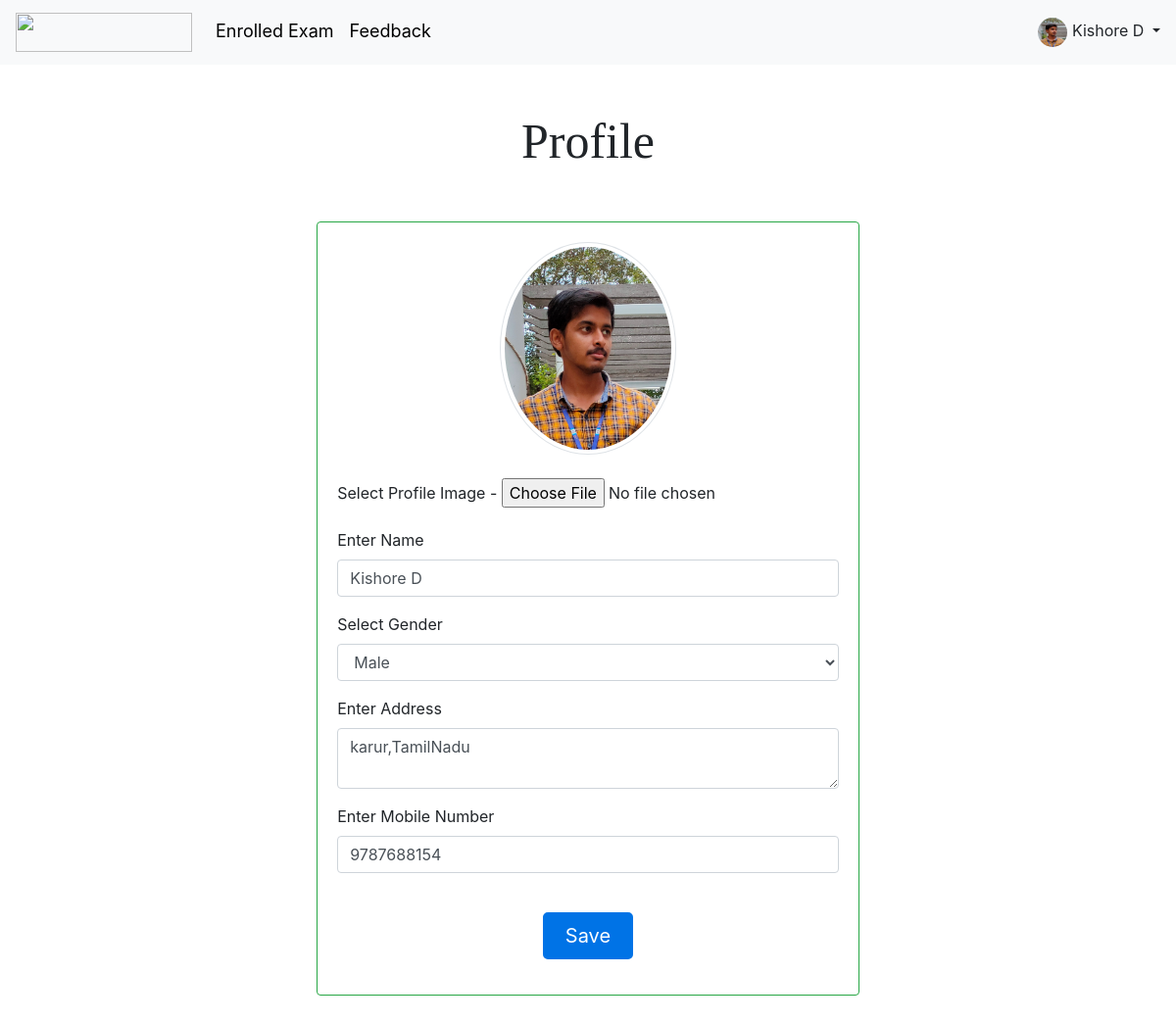
Page /student/profile.php (signed in) on the committed database.
### tables this page shows
CREATE TABLE IF NOT EXISTS `user_table` (
  `user_id` int NOT NULL AUTO_INCREMENT,
  `user_email_address` varchar(250) NOT NULL,
  `user_password` varchar(150) NOT NULL,
  `user_verfication_code` varchar(100) NOT NULL,
  `user_name` varchar(150) NOT NULL,
  `user_gender` enum('Male','Female') NOT NULL,
  `user_dob` varchar(20) NOT NULL,
  `user_year` varchar(50) NOT NULL,
  `user_course` varchar(50) NOT NULL,
  `user_address` text NOT NULL,
  `user_mobile_no` varchar(30) NOT NULL,
  `user_image` varchar(150) NOT NULL,
  `user_created_on` datetime NOT NULL,
  `user_email_verified` enum('no','yes') NOT NULL,
  PRIMARY KEY (`user_id`)
);

### master/Examination.php (called while the page is built, shortened)
<?php
class Examination
{
	var $connect;
	var $query;
	var $data;
	var $statement;
	function __construct()
	{
		$this->host = 'localhost';
		$this->username = 'root';
		$this->password = '';
		$this->database = 'online_examination';
		$this->connect = new PDO("mysql:host=$this->host; dbname=$this->database", "$this->username", "$this->password");
	}
	function execute_query()
	{
		$this->statement = $this->connect->prepare($this->query);
		$this->statement->execute($this->data);
	}
	function query_result()
	{
		$this->execute_query();
		return $this->statement->fetchAll();
	}
}
?>

### student/profile.php (the view, shortened to what this page needs)
<?php
include('../master/Examination.php');
$exam = new Examination;
$exam->user_session_private();
include('../include/user_header.php');
$exam->query = "
	SELECT * FROM user_table
	WHERE user_id = '".$_SESSION['user_id']."'
";
$result = $exam->query_result();
?>
<br><br>
	<div class="containter">
	<h1 style="align-content: center;font-size:50px;font-family:cursive;" align="center">Profile</h1><br>
		<div class="d-flex justify-content-center">
			<br />
			<div class="card border border-success" style="margin-top:20px;margin-bottom: 100px;">
        		<div class="card-body">
        			<form method="post" id="profile_form">
        				<?php
        				foreach($result as $row)
        				{
        				?>
						<div class="form-group">
							<center><img src="../upload/<?php echo $row["user_image"]; ?>" class="img-thumbnail"  width="180" style="border-radius: 100%;" /><br><br></center>
							<label>Select Profile Image - </label>
							<input type="file" name="user_image" id="user_image" accept="image/*" />
					    </div>
					    <div class="form-group">
					        <label>Enter Name</label>
					        <input type="text" name="user_name" id="user_name" class="form-control" value="<?php echo $row["user_name"]; ?>" />
					    </div>
					    <div class="form-group">
					        <label>Select Gender</label>
					        <select name="user_gender" id="user_gender" class="form-control">
					          	<option value="Male">Male</option>
					        </select>
					    </div>
					    <div class="form-group">
					        <label>Enter Address</label>
					        <textarea name="user_address" id="user_address" class="form-control"><?php echo $row["user_address"]; ?></textarea>
					    </div>
					    <div class="form-group">
					        <label>Enter Mobile Number</label>
					        <input type="text" name="user_mobile_no" id="user_mobile_no" class="form-control" value="<?php echo $row["user_mobile_no"]; ?>" />
					    </div>
					    <br />
					    <div class="form-group" align="center">
					        <input type="submit" name="user_profile" id="user_profile" class="btn blue" value="Save" />
					    </div>
					    <?php
						}
					    ?>
          			</form>
        		</div>
      		</div>
      		<br /><br />
      		<br /><br />
		</div>
	</div>
</body>
</html>

### include/user_header.php (shortened to what this page needs)
<!DOCTYPE html>
<html lang="en">
<head>
  <link rel="stylesheet" href="../style1/bootstrap.min.css">
  <link rel="stylesheet" href="../style1/dataTables.bootstrap4.min.css">
  <link rel="stylesheet" href="../style/style.css" />
  <link rel="stylesheet" href="../style/TimeCircles.css" />
  <link href="../style/button.css" rel="stylesheet" type="text/css">
</head>
<body>
  <?php
  if (isset($_SESSION['user_id'])) {
  ?>
    <nav class="navbar navbar-expand-lg navbar-light bg-light">
      <a class="navbar-brand" href="index.php">
        <img src="https://www.bitsathy.ac.in/assets/images/headlogo.svg" width="180" height="40" alt="">
      </a>
      <div class="collapse navbar-collapse" id="navbarSupportedContent">
        <ul class="navbar-nav mr-auto" style="font-size:18px;">
          <li class="nav-item">
            <div class="topnav"><a style="color: black;" class="nav-link" href="enroll_exam.php">Enrolled Exam</a></div>
          </li>
          <li class="nav-item">
            <div class="topnav"><a style="color: black;" class="nav-link" href="../student/feedback.php">Feedback</a></div>
          </li>
        </ul>
        <?php
        if (isset($_SESSION['user_id'])) {
          $exam->query = "
SELECT * FROM user_table
WHERE user_id = '" . $_SESSION['user_id'] . "'
";
          $result = $exam->query_result();
          foreach ($result as $row)
        ?>
          <form class="form-inline my-2 my-lg-0">
            <div class="dropdown "> &nbsp;&nbsp;&nbsp;&nbsp;
              <a class="dropdown-toggle" padding="10dp" type="button" data-toggle="dropdown">&nbsp;&nbsp;&nbsp;&nbsp; <img class="rounded-circle" width="30" height="30" alt="100x100" src="../upload/<?php echo $row["user_image"]; ?>" data-holder-rendered="true">&nbsp;<?php echo $row["user_name"]; ?>
                <span class="caret"></span></a>
            </div>
      </div>
    </nav>
    <div class="container-fluid">
  <?php
        }
      }
  ?>

### style/button.css (style rules this page uses)
.btn { border: 3px solid white; border-radius: 5px; padding: 6px 20px; font-size: 20px; cursor: pointer; }
.blue { background-color: #0073e6; border-color: #0073e6; color: white; }

### include/user_header.php (style rules this page uses)
.topnav { overflow: hidden; font-size: 18px; float: left; color: blue; }
.topnav a { text-decoration: none; border-bottom: 3px solid transparent; }

### rows in the picture
user_table: user_image (picture), user_name "Kishore D", user_address "karur,TamilNadu", user_mobile_no "9787688154"
